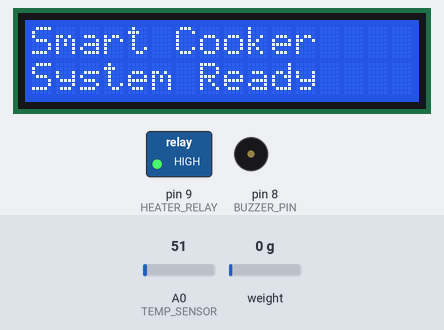
Simulated run of this sketch. Board: Arduino Mega 2560, built with avr-gcc and run on an emulated ATmega2560. Shown: 16×2 character LCD, switched loads named in the sketch (green lamp = pin HIGH), buzzer (waves = sounding). The test bench sets the inputs (shaded band); at power-on: weight on the scale 0 g, A0 (TEMP_SENSOR) = 51.

Above: at 1.1 s.
At 4.2 s:
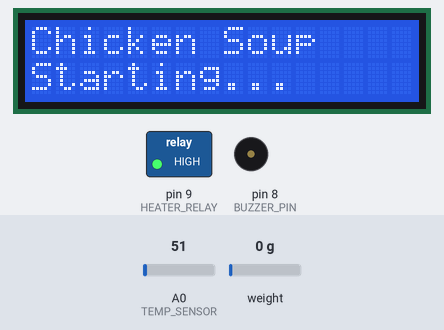
4.3 s: weight on the scale set to 471 g
At 5.3 s:
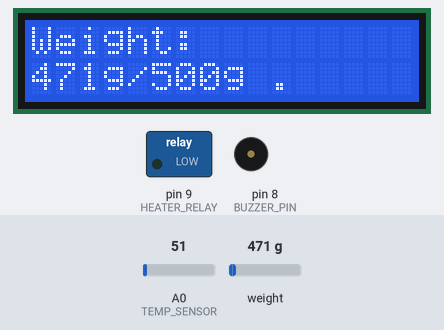
6.2 s: weight on the scale set to 518 g
At 7.8 s:
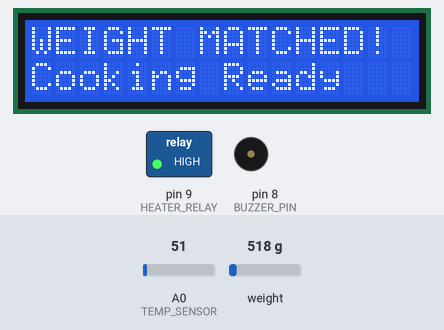
11.6 s: weight on the scale set to 321 g
13.7 s: weight on the scale set to 279 g
At 30.4 s:
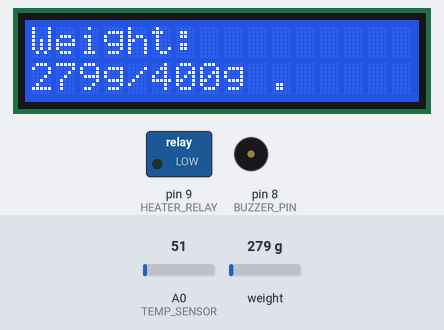
Timing chart, 0 to 31.2 s (numbered marks = the images above; inputs shaded):
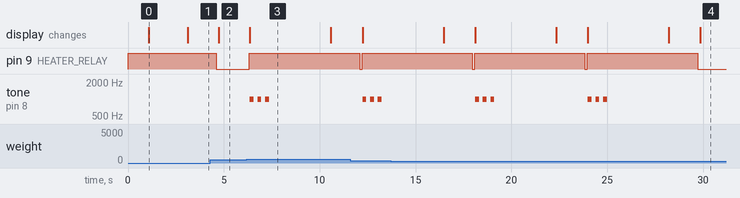

The sketch:

sketch.ino
```cpp
/*
 * SMART COOKER SYSTEM
 * Arduino Mega 2560
 *
 * Features:
 * - Stores 10 recipes
 * - Monitors ingredient weight using HX711
 * - Displays cooking information on 16x2 I2C LCD
 * - Monitors temperature
 * - Controls heater through relay
 * - Provides buzzer notifications
 * - Automatically shuts down the heater during overheating
 *
 * Designed for Wokwi simulation and semester-project demonstration.
 */

#include <LiquidCrystal_I2C.h>
#include "HX711.h"

// ============================================================
// HARDWARE CONFIGURATION
// ============================================================

#define HEATER_RELAY 9
#define BUZZER_PIN 8
#define TEMP_SENSOR A0

#define LOADCELL_DOUT_PIN 3
#define LOADCELL_SCK_PIN 2

// Relay module uses active-low control in this simulation
#define HEATER_ON LOW
#define HEATER_OFF HIGH

// ============================================================
// RECIPE DATA
// ============================================================

struct Recipe {
  const char* name;
  float targetWeight;
  int targetTemp;
};

// Ten sample recipes for the prototype
Recipe cookbook[10] = {
  {"Chicken Soup", 500.0, 90},
  {"Steamed Rice", 300.0, 95},
  {"Boiled Eggs", 100.0, 100},
  {"Oatmeal", 200.0, 85},
  {"Pasta", 400.0, 100},
  {"Tea/Coffee", 150.0, 80},
  {"Vegetables", 250.0, 90},
  {"Beef Stew", 600.0, 95},
  {"Lentils", 350.0, 90},
  {"Custom Recipe", 100.0, 70}
};

// ============================================================
// COMPONENT OBJECTS
// ============================================================

LiquidCrystal_I2C lcd(0x27, 16, 2);
HX711 scale;

// Current recipe used during simulation
int currentRecipeIndex = 0;

// ============================================================
// SETUP
// ============================================================

void setup() {

  // Configure output pins
  pinMode(HEATER_RELAY, OUTPUT);
  pinMode(BUZZER_PIN, OUTPUT);

  // Start with heater OFF
  digitalWrite(HEATER_RELAY, HEATER_OFF);
  noTone(BUZZER_PIN);

  // Initialize LCD
  lcd.init();
  lcd.backlight();

  // Initialize HX711 load cell
  scale.begin(LOADCELL_DOUT_PIN, LOADCELL_SCK_PIN);

  // Calibration factor for Wokwi simulation
  scale.set_scale(420);

  // Reset scale to zero
  scale.tare();

  // Startup message
  lcd.clear();
  lcd.setCursor(0, 0);
  lcd.print("Smart Cooker");

  lcd.setCursor(0, 1);
  lcd.print("System Ready");

  delay(2000);
}

// ============================================================
// MAIN PROGRAM LOOP
// ============================================================

void loop() {

  // Run the current recipe
  runCookingProcess(cookbook[currentRecipeIndex]);

  // Move to the next recipe after completion
  currentRecipeIndex++;

  if (currentRecipeIndex >= 10) {
    currentRecipeIndex = 0;
  }

  // Short pause before the next recipe
  delay(1000);
}

// ============================================================
// TEMPERATURE MONITORING
// ============================================================

float readTemperature() {

  int rawValue = analogRead(TEMP_SENSOR);

  // Temperature conversion used for the Wokwi simulation
  float celsius = (rawValue * 5.0 / 1023.0) * 100.0;

  return celsius;
}

// ============================================================
// SAFETY CHECK
// ============================================================

bool checkSafety(int temperatureLimit) {

  float temperature = readTemperature();

  // Check whether temperature is above the recipe limit
  if (temperature > temperatureLimit) {

    // Immediately turn the heater OFF
    digitalWrite(HEATER_RELAY, HEATER_OFF);

    // Activate continuous warning tone
    tone(BUZZER_PIN, 1500);

    // Display safety warning
    lcd.clear();

    lcd.setCursor(0, 0);
    lcd.print("OVERHEAT ALERT!");

    lcd.setCursor(0, 1);
    lcd.print("TEMP:");
    lcd.print(temperature, 1);
    lcd.print("C");

    // Stop the system until reset
    while (true) {
      delay(100);
    }
  }

  return true;
}

// ============================================================
// COOKING PROCESS
// ============================================================

void runCookingProcess(Recipe recipe) {

  // Display recipe name
  lcd.clear();

  lcd.setCursor(0, 0);
  lcd.print(recipe.name);

  lcd.setCursor(0, 1);
  lcd.print("Starting...");

  delay(1500);

  // Turn heater ON
  digitalWrite(HEATER_RELAY, HEATER_ON);

  while (true) {

    // --------------------------------------------------------
    // Read ingredient weight
    // --------------------------------------------------------

    float currentWeight = scale.get_units(1);

    // Prevent negative values
    if (currentWeight < 0) {
      currentWeight = 0;
    }

    // --------------------------------------------------------
    // Display weight
    // --------------------------------------------------------

    lcd.setCursor(0, 0);
    lcd.print("Weight:         ");

    lcd.setCursor(0, 1);
    lcd.print(currentWeight, 0);
    lcd.print("g/");
    lcd.print(recipe.targetWeight, 0);
    lcd.print("g ");

    // --------------------------------------------------------
    // Temperature safety check
    // --------------------------------------------------------

    checkSafety(recipe.targetTemp);

    // --------------------------------------------------------
    // Check target weight
    // --------------------------------------------------------

    if (currentWeight >= recipe.targetWeight) {

      // Turn heater OFF
      digitalWrite(HEATER_RELAY, HEATER_OFF);

      // Display completion message
      lcd.clear();

      lcd.setCursor(0, 0);
      lcd.print("WEIGHT MATCHED!");

      lcd.setCursor(0, 1);
      lcd.print("Cooking Ready");

      // Notify the user
      triggerNotification();

      delay(2000);

      break;
    }

    // Refresh every 100 ms
    delay(100);
  }
}

// ============================================================
// BUZZER NOTIFICATION
// ============================================================

void triggerNotification() {

  for (int i = 0; i < 3; i++) {

    // Short notification tone
    tone(BUZZER_PIN, 1000, 200);

    delay(250);

    // Make sure the tone is stopped
    noTone(BUZZER_PIN);

    delay(150);
  }
}
```

Measured:
- the behaviour switches between 499 and 500 g on weight on the scale (found by bisection; images 2 and 3)
- the behaviour switches between 300 and 299 g on weight on the scale (found by bisection; images 3 and 4)
- after the input at 4.3 s, the display: changes after 0.44 s (image 2)
- after the input at 6.2 s, pin 9 (HEATER_RELAY): LOW → HIGH after 0.13 s; tone on pin 8 (BUZZER_PIN): alternates 1000 Hz for 0.20 s and silent for 0.20 s, 6 changes in all, then stays silent, starting after 0.16 s; the display: changes after 0.16 s (image 3)
- what the display in image 0 shows lasts 2.0 s, from 1.1 s to 3.1 s
- what the display in image 3 shows lasts 4.2 s, from 6.4 s to 10.6 s
